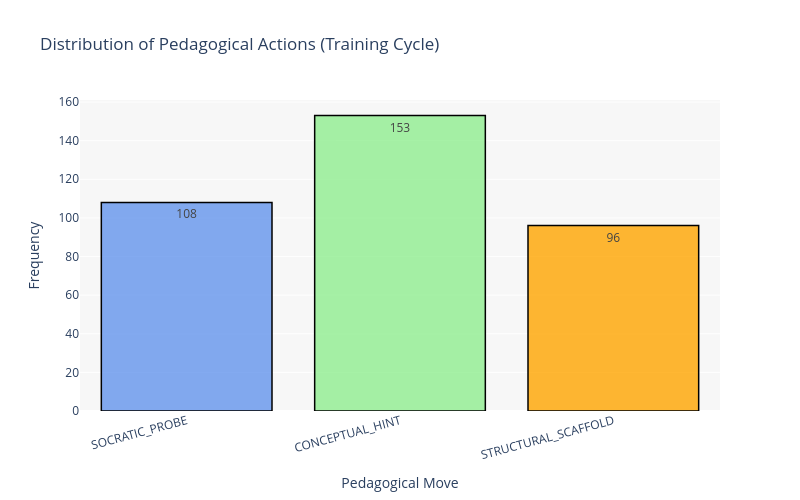

The cell this chart's notebook holds for it:
### Markdown cell above
# Graph 10: Pedagogical Move Distribution

### Code cell
# Get pedagogical move distribution
action_counts = df_memory['action'].value_counts()
action_order = ["SOCRATIC_PROBE", "CONCEPTUAL_HINT", "STRUCTURAL_SCAFFOLD"]
action_counts = action_counts.reindex([a for a in action_order if a in action_counts.index])

# Color mapping for actions
action_colors = {
    "SOCRATIC_PROBE": "rgba(100, 149, 237, 0.8)",        # Cornflower blue
    "CONCEPTUAL_HINT": "rgba(144, 238, 144, 0.8)",       # Light green
    "STRUCTURAL_SCAFFOLD": "rgba(255, 165, 0, 0.8)",     # Orange
}

fig = go.Figure(data=[
    go.Bar(
        x=action_counts.index,
        y=action_counts.values,
        marker=dict(
            color=[action_colors.get(action, 'gray') for action in action_counts.index],
            line=dict(color='black', width=1.5)
        ),
        text=action_counts.values,
        textposition='auto',
        hovertemplate='<b>%{x}</b><br>Count: %{y}<extra></extra>'
    )
])

fig.update_layout(
    title="Distribution of Pedagogical Actions (Training Cycle)",
    xaxis_title="Pedagogical Move",
    yaxis_title="Frequency",
    plot_bgcolor='rgba(240, 240, 240, 0.5)',
    height=500,
    width=800,
    font=dict(size=12),
    showlegend=False,
    xaxis=dict(tickangle=-15)
)

fig.show()

print(f"\nPedagogical Move Statistics:")
print(f"Total actions: {action_counts.sum()}")
print(f"\nCounts:")
for action, count in action_counts.items():
    pct = (count / action_counts.sum()) * 100
    print(f"  {action}: {count} ({pct:.1f}%)")

### Figure 1 — Plotly figure (JSON) as saved in the notebook; plotly's stock layout.template omitted (floating-point values rounded to 4 significant figures)
{"data": [{"hovertemplate": "<b>%{x}</b><br>Count: %{y}<extra></extra>", "marker": {"color": ["rgba(100, 149, 237, 0.8)", "rgba(144, 238, 144, 0.8)", "rgba(255, 165, 0, 0.8)"], "line": {"color": "black", "width": 1.5}}, "text": [108.0, 153.0, 96.0], "textposition": "auto", "type": "bar", "x": ["SOCRATIC_PROBE", "CONCEPTUAL_HINT", "STRUCTURAL_SCAFFOLD"], "y": [108, 153, 96]}], "layout": {"font": {"size": 12}, "height": 500, "plot_bgcolor": "rgba(240, 240, 240, 0.5)", "showlegend": false, "title": {"text": "Distribution of Pedagogical Actions (Training Cycle)"}, "width": 800, "xaxis": {"tickangle": -15, "title": {"text": "Pedagogical Move"}}, "yaxis": {"title": {"text": "Frequency"}}}}
